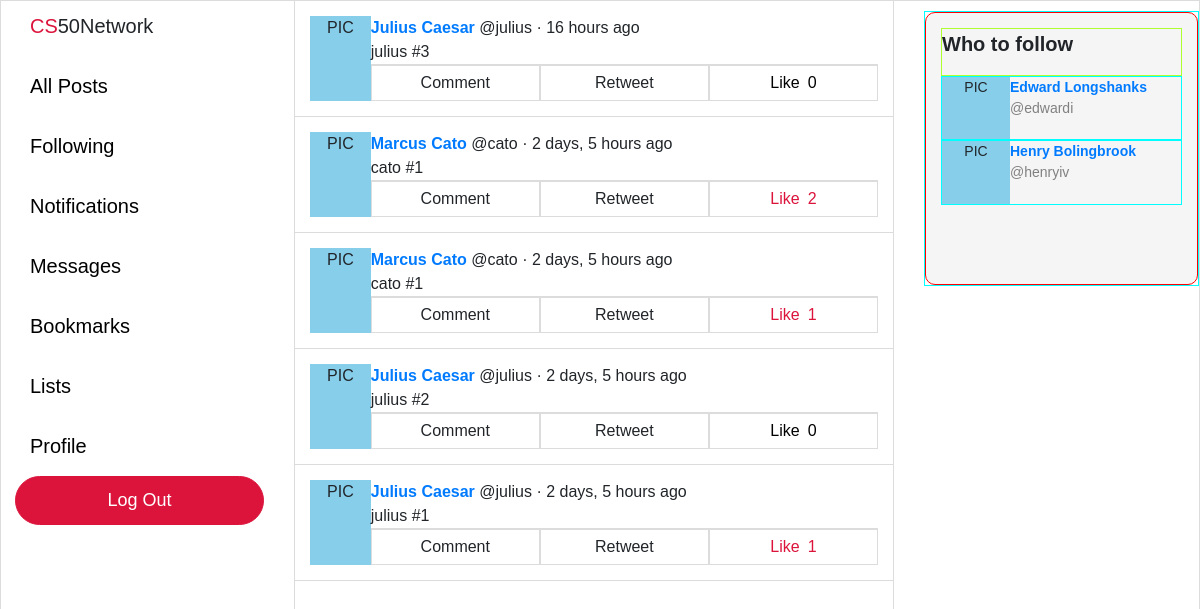
Page /following (signed in) on the committed database.
### network/models.py (models this page shows, shortened)
class Post(models.Model):
    user = models.ForeignKey("User", on_delete=models.CASCADE, related_name="posts")
    body = models.TextField(blank=True, max_length=280)
    likes = models.ManyToManyField("User", blank=True, related_name="likes")
    timestamp = models.DateTimeField(auto_now_add=True)
    def get_time(self):
        return humanize.naturaltime(self.timestamp)
    def total_likes(self):
        return self.likes.count()

class User(AbstractUser):
    pass

### network/views.py (the view)
# urls.py: path("following", views.following, name="following"),
def following(request):
    current_user = User.objects.get(username=request.user)
    currently_following = current_user.following.all()
    followed_posts = []
    for user in currently_following:
        followed_posts += (user.following.posts.all())
    followed_posts.sort(key=lambda post: post.timestamp, reverse=True)
    context = {
        "followed_posts": followed_posts,
        "recommend_follow": recommend_follow(request),
    }
    return render(request, "network/following.html", context)

### network/views.py (called while the page is built)
def recommend_follow(request):
    current_user = User.objects.get(username=request.user)
    not_following = User.objects.exclude(
        followers__user=current_user
    ).exclude(username=current_user)
    if len(not_following) > 3:
        sample_size = 3
    else:
        sample_size = len(not_following)
    not_following = random.sample(list(not_following), sample_size)
    return not_following

### network/templates/network/following.html (shortened to what this page needs)
{% extends "network/layout.html" %}
{% block body %}
    {% for post in followed_posts %}
    <div class="post-outer-container">
        <div class="post-container">
            <div class="profile-pic">
                PIC
            </div>
            <div class="post-body-container">
                <div class="post-body-top">
                    <div>
                        <a href="/profile/{{ post.user.username }}"><b>{{ post.user.first_name }} {{ post.user.last_name }}</a> </b> @{{ post.user.username }} · {{ post.get_time }}
                    </div>
                </div>
                <div class="post-body">
                    {{ post.body }}
                </div>
                {% if user.is_authenticated %}
                <div class="post-options">
                    <li>Comment</li>
                    <li>Retweet</li>
                    {% if request.user in post.likes.all %}
                    <li class="like-container" id="liked" title="Unlike" value="{{ post.id }}">
                        <div class="like">Like</div>
                            <div class="like-count">{{ post.total_likes }}</div>
                    </li>
                    {% else %}
                    <li class="like-container" id="not-liked" title="Like" value="{{ post.id }}">
                        <div class="like">Like</div>
                            <div class="like-count">{{ post.total_likes }}</div>
                    </li>
                    {% endif %}
                </div>
                {% endif %}
            </div>
        </div>
    </div>
    {% endfor %}
{% endblock %}

### network/templates/network/layout.html (shortened to what this page needs)
{% load static %}
<!DOCTYPE html>
<html lang="en">
    <head>
        <link rel="stylesheet" href="https://stackpath.bootstrapcdn.com/bootstrap/4.4.1/css/bootstrap.min.css">
        <link href="{% static 'network/styles.css' %}" rel="stylesheet">
    </head>
    <body>
        <div class="left-pane">
            <nav class="navigation-bar">
                    <div class="logo">
                        <div><span style="color: crimson">CS</span>50Network</div>
                    </div>
                    <div class="navigation-item-container">
                        <div class="navigation-item">
                            <a class="navigation-link" href="{% url 'index' %}">All Posts</a>
                        </div>
                    </div>
                    {% if user.is_authenticated %}
                    <div class="navigation-item-container">
                        <div class="navigation-item">
                            <a class="navigation-link" href="{% url 'following' %}">Following</a>
                        </div>
                    </div>
                    <div class="navigation-item-container">
                        <div class="navigation-item">
                            <a class="navigation-link" href="#">Notifications</a>
                        </div>
                    </div>
                    <div class="navigation-item-container">
                        <div class="navigation-item">
                            <a class="navigation-link" href="#">Messages</a>
                        </div>
                    </div>
                    <div class="navigation-item-container">
                        <div class="navigation-item">
                            <a class="navigation-link" href="#">Bookmarks</a>
                        </div>
                    </div>
                    <div class="navigation-item-container">
                        <div class="navigation-item">
                            <a class="navigation-link" href="#">Lists</a>
                        </div>
                    </div>
                    <div class="navigation-item-container">
                        <div class="navigation-item">
                            <a class="navigation-link" href="/profile/{{ request.user }}">Profile</a>
                        </div>
                    </div>
                    {% endif %}
                    {% if user.is_authenticated %}
                    <div class="logout">
                        <a class="navigation-link" href="{% url 'logout' %}">Log Out</a>
                    </div>
                    {% endif %}
            </nav>
        </div>
        <div class="body">
            {% block body %}
            {% endblock %}
        </div>
        <div class="right-pane">
            {% if user.is_authenticated %}
            <div class="who-to-follow-container">
                <div class="who-to-follow">
                        <p>Who to follow</p>
                        {% for user in recommend_follow %}
                        <div class="recommend-follow">
                            <div class="profile-pic">
                                PIC
                            </div>
                            <div class="recommend-user">
                                <a href="/profile/{{ user.username }}"><div>{{ user.first_name }} {{ user.last_name }}</div></a>
                                <div>@{{ user.username }}</div>
                            </div>
                        </div>
                        {% endfor %}
                </div>
            </div>
            {% endif %}
        </div>
    </body>
</html>

### network/static/network/styles.css (style rules this page uses)
body { border: 1px solid gainsboro; display: grid; font-family: Arial, Helvetica, sans-serif; font-size: 18px; grid-template-columns: 2fr minmax(400px, 600px) 2fr; grid-template-rows: 1fr; height: 100vh; width: 100vw; overflow: hidden; }
.navigation-bar { font-size: 20px; margin-top: 10px; margin-left: auto; margin-right: 30px; max-width: 250px; width: 85%; }
.logo { cursor: default; padding-left: 15px; padding-bottom: 15px; }
.navigation-item-container { display: block; }
.navigation-item a { border-radius: 25px; display: inline-block; margin: 5px 0 5px 0; padding: 10px 15px 10px 15px; transition: background-color 0.15s linear; }
.navigation-link { color: black; }
.logout .navigation-link, .register .navigation-link { color: white; font-size: 18px; }
.logout a, .register a { background-color: crimson; border: 1px solid crimson; border-radius: 25px; display: flex; justify-content: center; padding: 10px 0 10px 0; transition: filter 0.25s }
.body { border-left: 1px solid gainsboro; border-right: 1px solid gainsboro; overflow: scroll; width: 100%; }
.post-outer-container { border-bottom: 1px solid gainsboro; padding: 15px; }
.post-container { background-color: white; display: flex; font-size: 16px; height: auto; width: 100%; }
.profile-pic { text-align: center; width: 68px; background-color: skyblue; }
.post-body-container { width: 100%; }
.post-body-top { display: flex; justify-content: space-between; }
.post-options { border-top: 1px solid gainsboro; display: flex; justify-content: space-around; }
.post-options li { border: 1px solid gainsboro; list-style: none; padding: 5px 0 5px 0; text-align: center; width: 100%; }
.like-container { display: flex; justify-content: center; }
.like { margin-right: 4px; }
.like-count { margin-left: 4px; }
#liked { color: crimson; }
#not-liked { color: black; }
.right-pane { display: block; justify-content: left; }
.who-to-follow-container { margin-top: 10px; margin-left: 30px; height: 275px; width: 275px; border: 1px solid cyan; }
.who-to-follow { background-color: whitesmoke; border-radius: 10px; padding: 15px; height: 100%; width: 100%; border: 1px solid red; display: grid; grid-template-rows: .25fr 1fr 1fr 1fr; }
.who-to-follow p { border: 1px solid greenyellow; font-size: 20px; font-weight: bold; height: 100%; }
.recommend-follow { border: 1px solid cyan; height: 100%; font-size: 14px; display: flex; }
.recommend-user div:nth-child(1) { font-weight: bold; }
.recommend-user div:nth-child(2) { color: gray; }

### rows in the picture
Post: user.first_name "Julius", user.last_name "Caesar", user.username "julius", get_time "16 hours ago", body "julius #3", total_likes "0"
Post: user.first_name "Marcus", user.last_name "Cato", user.username "cato", get_time "2 days, 5 hours ago", body "cato #1", total_likes "2"
Post: user.first_name "Marcus", user.last_name "Cato", user.username "cato", get_time "2 days, 5 hours ago", body "cato #1", total_likes "1"
Post: user.first_name "Julius", user.last_name "Caesar", user.username "julius", get_time "2 days, 5 hours ago", body "julius #2", total_likes "0"
Post: user.first_name "Julius", user.last_name "Caesar", user.username "julius", get_time "2 days, 5 hours ago", body "julius #1", total_likes "1"
User: first_name "Edward", last_name "Longshanks", username "edwardi"
User: first_name "Henry", last_name "Bolingbrook", username "henryiv"
